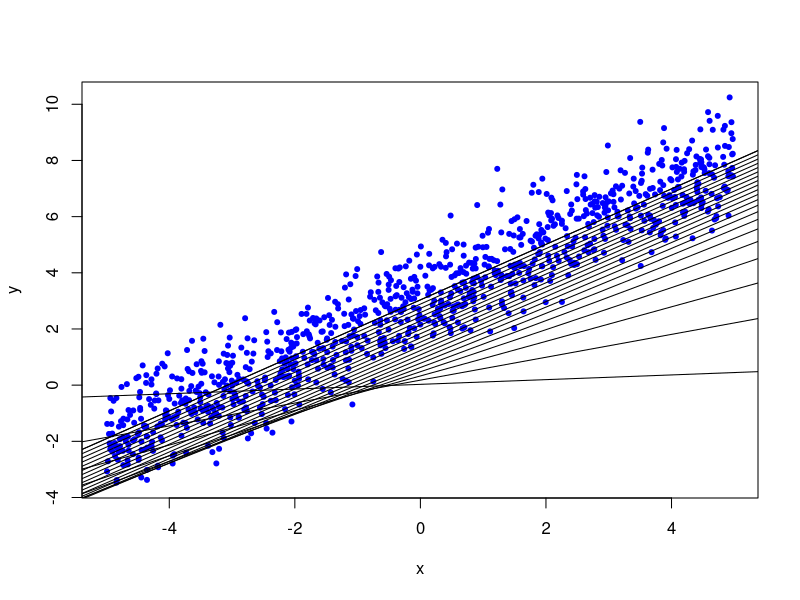
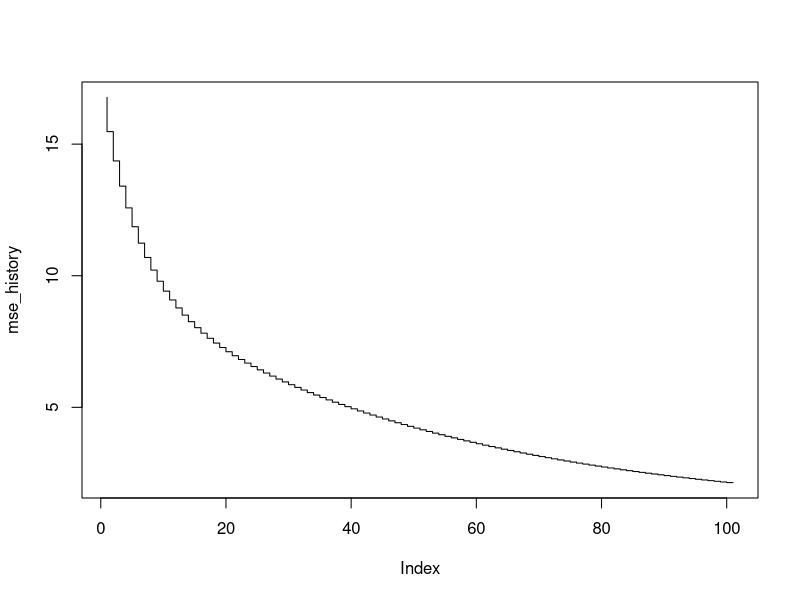

Reproduce these figures in R, in order.
## ---- chunk 1
knitr::opts_chunk$set(echo = TRUE)
## ---- chunk 2
set.seed(55)

x <- runif(1000, -5, 5)
y <- x + rnorm(1000) + 3
## ---- chunk 3
cost <- function(actual, prediction){
  
  return(mean((actual-prediction)^2))
  
}

## ---- chunk 4

gradient_desc <- function(x, y, learn_rate, conv_threshold, n, max_iter) {
  plot(x, y, col = "blue", pch = 20)
  m <- 0
  c <- 0
  yhat <- m * x + c
  MSE <- sum((y - yhat) ^ 2) / n
  
  converged = F
  iterations = 0
  while(converged == F) {
    ## Implement the gradient descent algorithm
    m_new <- m - learn_rate * ((1 / n) * (sum((yhat - y) * x)))
    c_new <- c - learn_rate * ((1 / n) * (sum(yhat - y)))
    m <- m_new
    c <- c_new
    yhat <- m * x 
    MSE_new <- sum((y - yhat) ^ 2) / n
    
    if(iterations %% 5 == 0){
      abline(c,m)
    }
    if(MSE - MSE_new <= conv_threshold) {
      abline(c, m) 
      converged = T
      return(paste("Optimal intercept:", c, "Optimal slope:", m))
    }
    iterations = iterations + 1
    if(iterations > max_iter) { 
      abline(c, m) 
      converged = T
      return(paste("Optimal intercept:", c, "Optimal slope:", m))
    }
  }
}

## ---- chunk 5

gradient_desc(x, y, learn_rate = 0.01, 0.01, 1000, 100)

## ---- chunk 6
plot_cost_function <- function(x, y, learn_rate, conv_threshold, n, max_iter) {
  
  m <- 0
  c <- 0
  yhat <- m * x + c
  MSE <- sum((y - yhat) ^ 2) / n
  
  mse_history <- vector(length = max_iter)
  mse_history[1] <- MSE
  
  converged = F
  iterations = 0
  while(converged == F) {
    ## Implement the gradient descent algorithm
    m_new <- m - learn_rate * ((1 / n) * (sum((yhat - y) * x)))
    c_new <- c - learn_rate * ((1 / n) * (sum(yhat - y)))
    m <- m_new
    c <- c_new
    yhat <- m * x + c
    MSE_new <- sum((y - yhat) ^ 2) / n
    
    if(MSE - MSE_new <= conv_threshold) {
      converged = T
      mse_history[iterations] <- MSE_new
      plot(mse_history, type = "S")
      return(paste("Optimal intercept:", c, "Optimal slope:", m))
    }
    iterations = iterations + 1
    mse_history[iterations] <- MSE_new
    
    if(iterations > max_iter) { 
      converged = T
      mse_history[iterations] <- MSE_new
      plot(mse_history, type = "S")
      return(paste("Optimal intercept:", c, "Optimal slope:", m))
    }
  }
  
}

## ---- chunk 7
plot_cost_function(x, y, 0.01, 0.001, 1000, 100)
## ---- chunk 8
library(MASS); library(tidyverse)
boston <- MASS::Boston

boston <- boston %>%
  mutate(dummy = if_else(medv > 20, 1, 0))
